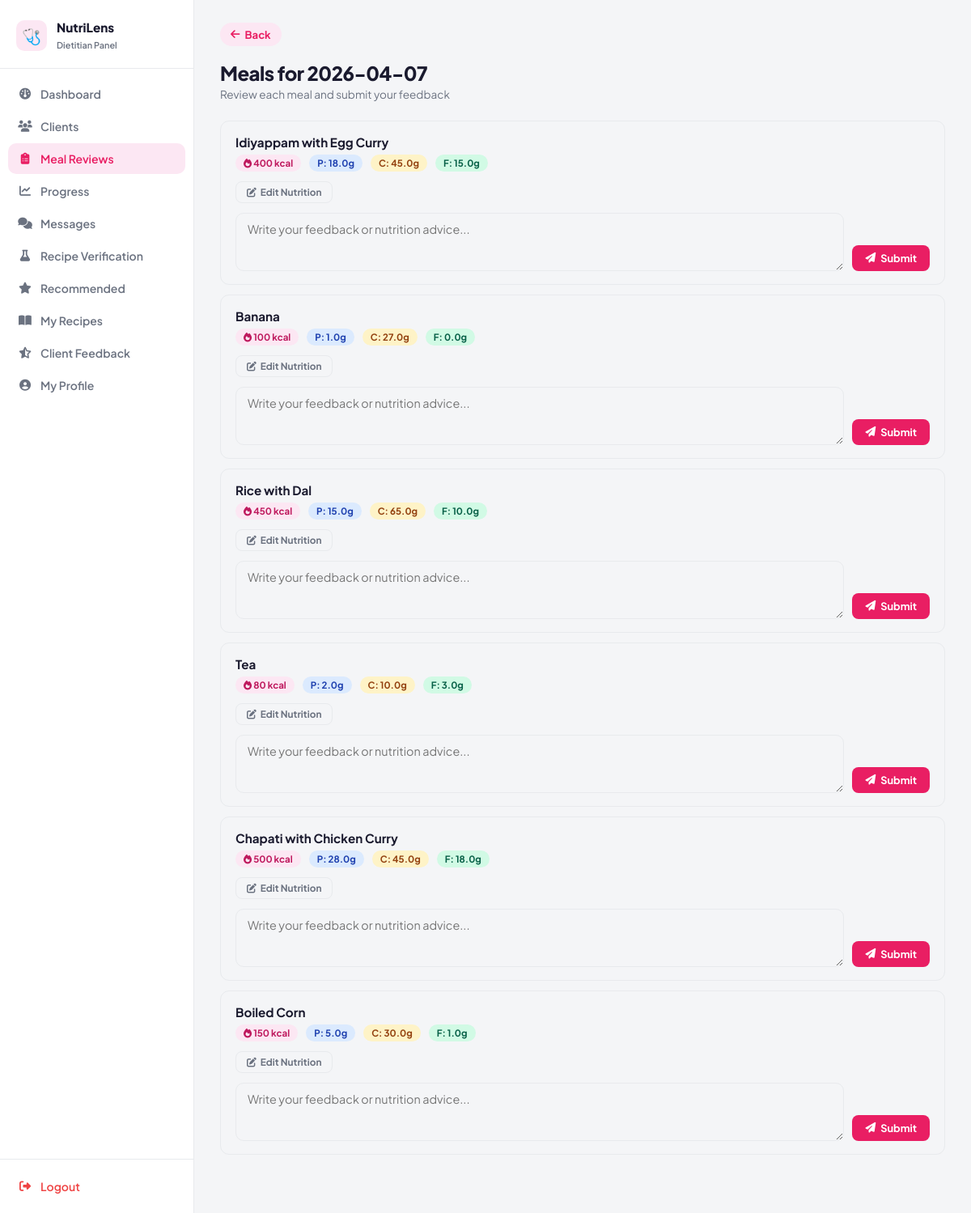
The page /dietitian/day-meals/6/2026-04-07 (signed in) on the database its author committed.
### tables this page shows
CREATE TABLE meals (
    id INTEGER PRIMARY KEY AUTOINCREMENT,
    user_id INTEGER NOT NULL,
    name TEXT NOT NULL,
    calories INTEGER DEFAULT 0,
    protein REAL DEFAULT 0,
    carbs REAL DEFAULT 0,
    fat REAL DEFAULT 0,
    image TEXT,
    date TEXT NOT NULL,
    time TEXT NOT NULL, meal_type TEXT DEFAULT 'other', notes TEXT DEFAULT '', recipe_id INTEGER REFERENCES recipes(id),
    FOREIGN KEY (user_id) REFERENCES users(id)
);

### app.py (the view)
@app.route("/dietitian/day-meals/<int:user_id>/<date>")
def day_meals(user_id, date):
    if "dietitian_id" not in session:
        return redirect("/dietitian/login")
    conn = get_db_connection()
    meals = conn.execute("""
        SELECT id, name, calories, protein, carbs, fat FROM meals WHERE user_id=? AND date=?
    """, (user_id, date)).fetchall()
    conn.close()
    return render_template("dietitian/day_meals.html", meals=meals, user_id=user_id, date=date)

### app.py (called while the page is built)
def get_db_connection():
    conn = sqlite3.connect(DATABASE)
    conn.row_factory = sqlite3.Row
    return conn

### templates/dietitian/day_meals.html (shortened to what this page needs)
<!DOCTYPE html>
<html lang="en">
<head>
    <link rel="stylesheet" href="https://cdnjs.cloudflare.com/ajax/libs/font-awesome/6.4.0/css/all.min.css">
</head>
<body>
    <aside class="sidebar">
        <div class="sidebar-logo">
            <div class="logo-icon">🩺</div>
            <div class="logo-text"><b>NutriLens</b><span>Dietitian Panel</span></div>
        </div>
        <nav class="sidebar-nav">
            <a href="/dietitian/dashboard" class="nav-item"><i class="fas fa-gauge"></i> Dashboard</a>
            <a href="/dietitian/clients" class="nav-item"><i class="fas fa-users"></i> Clients</a>
            <a href="/dietitian/meal-reviews" class="nav-item active"><i class="fas fa-clipboard-list"></i> Meal
                Reviews</a>
            <a href="/dietitian/progress" class="nav-item"><i class="fas fa-chart-line"></i> Progress</a>
            <a href="/dietitian/messages" class="nav-item"><i class="fas fa-comments"></i> Messages</a>
            <a href="/dietitian/recipes" class="nav-item"><i class="fas fa-flask"></i> Recipe Verification</a>
            <a href="/dietitian/recommended" class="nav-item"><i class="fas fa-star"></i> Recommended</a>
            <a href="/dietitian/my-recipes" class="nav-item"><i class="fas fa-book-open"></i> My Recipes</a>
            <a href="/dietitian/feedback" class="nav-item"><i class="fas fa-star-half-stroke"></i> Client Feedback</a>
            <a href="/dietitian/profile" class="nav-item"><i class="fas fa-user-circle"></i> My Profile</a>
        </nav>
        <div class="sidebar-footer">
            <a href="{{ url_for('dietitian_logout') }}" class="nav-item logout"><i
                    class="fas fa-right-from-bracket"></i> Logout</a>
        </div>
    </aside>
    <main class="main">
        <a href="javascript:history.back()" class="back-link"><i class="fas fa-arrow-left"></i> Back</a>
        <div class="page-header">
            <h1>Meals for {{ date }}</h1>
            <p>Review each meal and submit your feedback</p>
        </div>
        {% for meal in meals %}
        <div class="meal-card" id="meal-card-{{ meal['id'] }}">
            <div class="meal-name">{{ meal['name'] }}</div>
            <div class="meal-macros" id="macros-display-{{ meal['id'] }}">
                <span class="macro-chip chip-cal" id="disp-cal-{{ meal['id'] }}"><i class="fas fa-fire"></i> {{
                    meal['calories'] }} kcal</span>
                <span class="macro-chip chip-p" id="disp-pro-{{ meal['id'] }}">P: {{ meal['protein'] }}g</span>
                <span class="macro-chip chip-c" id="disp-carb-{{ meal['id'] }}">C: {{ meal['carbs'] }}g</span>
                <span class="macro-chip chip-f" id="disp-fat-{{ meal['id'] }}">F: {{ meal['fat'] }}g</span>
            </div>
            <button type="button" class="edit-toggle-btn" id="toggle-{{ meal['id'] }}"
                onclick="toggleEdit({{ meal['id'] }})">
                <i class="fas fa-pen-to-square"></i> Edit Nutrition
            </button>
            <form method="POST" action="/dietitian/submit_review" style="display:flex;gap:10px;align-items:flex-end">
                <textarea name="review" class="form-control" placeholder="Write your feedback or nutrition advice..."
                    required style="flex:1;min-height:72px;margin:0"></textarea>
                <button type="submit" class="btn btn-brand" style="height:fit-content;white-space:nowrap">
                    <i class="fas fa-paper-plane"></i> Submit
                </button>
            </form>
        </div>
        {% endfor %}
    </main>
</body>
</html>

### templates/dietitian/day_meals.html (style rules this page uses)
:root { --brand: #e91e63; --brand-dark: #be185d; --brand-soft: #fce7f3; --bg: #f4f5f7; --surface: #ffffff; --text: #1a1a2e; --muted: #6b7280; --border: #e8eaed; --shadow: 0 1px 4px rgba(0, 0, 0, .07), 0 4px 16px rgba(0, 0, 0, .04); --radius: 14px; }
* { box-sizing: border-box; margin: 0; padding: 0; }
body { font-family: 'Plus Jakarta Sans', sans-serif; background: var(--bg); color: var(--text); display: flex; height: 100vh; overflow: hidden; }
.sidebar { width: 240px; flex-shrink: 0; background: var(--surface); border-right: 1px solid var(--border); display: flex; flex-direction: column; height: 100vh; position: sticky; top: 0; }
.sidebar-logo { padding: 24px 20px 20px; display: flex; align-items: center; gap: 12px; border-bottom: 1px solid var(--border); }
.logo-icon { width: 38px; height: 38px; border-radius: 10px; background: var(--brand-soft); display: flex; align-items: center; justify-content: center; font-size: 1.2rem; flex-shrink: 0; }
.logo-text b { display: block; font-size: .95rem; font-weight: 800; color: var(--text); }
.logo-text span { font-size: .68rem; color: var(--muted); font-weight: 600; }
.sidebar-nav { flex: 1; padding: 12px 10px; display: flex; flex-direction: column; gap: 2px; overflow-y: auto; }
.nav-item { display: flex; align-items: center; gap: 10px; padding: 10px 12px; border-radius: 10px; text-decoration: none; color: var(--muted); font-size: .875rem; font-weight: 600; transition: all .15s; }
.nav-item i { width: 18px; text-align: center; font-size: .88rem; }
.nav-item.active { background: var(--brand-soft); color: var(--brand); }
.nav-item.active i { color: var(--brand); }
.sidebar-footer { padding: 14px 10px; border-top: 1px solid var(--border); }
.nav-item.logout { color: #ef4444; }
.main { flex: 1; overflow-y: auto; padding: 28px 32px 60px; }
.page-header { margin-bottom: 24px; }
.page-header h1 { font-size: 1.5rem; font-weight: 800; letter-spacing: -.02em; }
.page-header p { font-size: .85rem; color: var(--muted); margin-top: 3px; }
.btn { display: inline-flex; align-items: center; gap: 6px; padding: 8px 16px; border-radius: 8px; font-size: .8rem; font-weight: 700; text-decoration: none; cursor: pointer; border: none; font-family: inherit; transition: all .15s; }
.btn-brand { background: var(--brand); color: #fff; }
.back-link { display: inline-flex; align-items: center; gap: 6px; text-decoration: none; color: var(--brand); font-weight: 700; font-size: .82rem; background: var(--brand-soft); padding: 6px 13px; border-radius: 999px; margin-bottom: 18px; }
.form-control { width: 100%; padding: 10px 14px; border: 1.5px solid var(--border); border-radius: 10px; font-size: .9rem; font-family: inherit; background: var(--bg); outline: none; transition: border-color .2s; color: var(--text); }
textarea.form-control { resize: vertical; min-height: 100px; }
.meal-card { background: var(--bg); border-radius: 11px; border: 1px solid var(--border); padding: 16px 18px; margin-bottom: 12px; }
.meal-name { font-weight: 700; font-size: .95rem; margin-bottom: 6px; }
.meal-macros { display: flex; gap: 10px; flex-wrap: wrap; margin-bottom: 12px; }
.macro-chip { font-size: .72rem; font-weight: 700; padding: 3px 10px; border-radius: 999px; }
.chip-cal { background: #fce7f3; color: #be185d; }
.chip-p { background: #dbeafe; color: #1e40af; }
.chip-c { background: #fef3c7; color: #92400e; }
.chip-f { background: #d1fae5; color: #065f46; }
.edit-toggle-btn { display: inline-flex; align-items: center; gap: 5px; padding: 5px 13px; border-radius: 8px; font-size: .74rem; font-weight: 700; background: var(--bg); color: var(--muted); border: 1.5px solid var(--border); cursor: pointer; font-family: inherit; transition: all .15s; margin-bottom: 12px; }

### rows shown on the page
meals: name "Idiyappam with Egg Curry", calories "400", protein "18.0", carbs "45.0", fat "15.0"
meals: name "Banana", calories "100", protein "1.0", carbs "27.0", fat "0.0"
meals: name "Rice with Dal", calories "450", protein "15.0", carbs "65.0", fat "10.0"
meals: name "Tea", calories "80", protein "2.0", carbs "10.0", fat "3.0"
meals: name "Chapati with Chicken Curry", calories "500", protein "28.0", carbs "45.0", fat "18.0"
meals: name "Boiled Corn", calories "150", protein "5.0", carbs "30.0", fat "1.0"

### other values the page prints
{{ date }} "2026-04-07"
